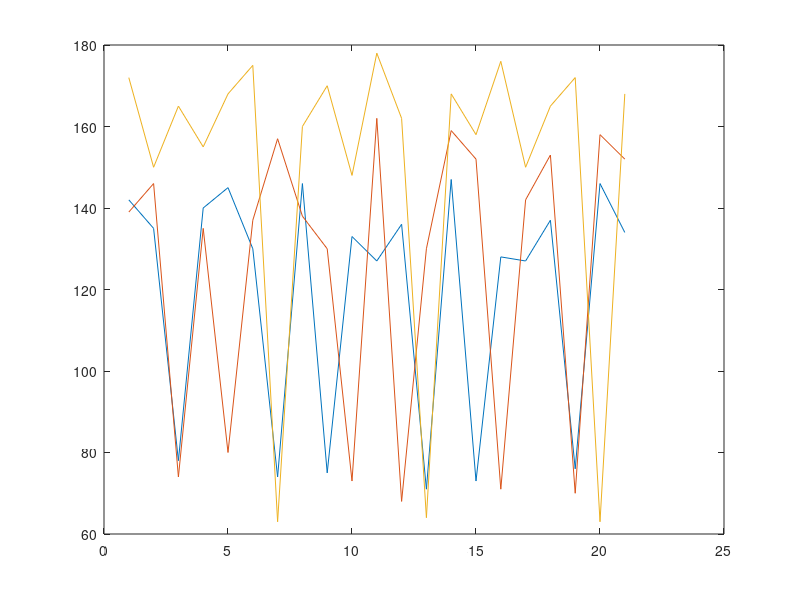

This figure's MATLAB source: (Note: this script raises an error after producing the figure.)
xValues = [1:21]
yValues = [142, 135, 78, 140, 145, 130, 74, 146, 75, 133, 127, 136, 71, 147, 73, 128, 127, 137, 76, 146, 134;
            139, 146, 74, 135, 80, 137, 157, 138, 130, 73, 162, 68, 130, 159, 152, 71, 142, 153, 70, 158, 152; 
            172, 150, 165, 155, 168, 175, 63, 160, 170, 148, 178, 162, 64, 168, 158, 176, 150, 165, 172, 63, 168];
graph = plot(xValues, yValues)
graph(1).Color = "b";
graph(2).Color = 'g';
graph(3).Color = 'y';
xlabel("Day (1-21)")
ylabel("Post-Workout Heart Rate (bpm)")
title("Post-Workout Heart Rate for Each Athlete Each Day")
legend("Beginner", "Intermediate", "Advanced")
saveas(gcf, fullfile("..", "Results", "Figures", "HR_Trends"))
